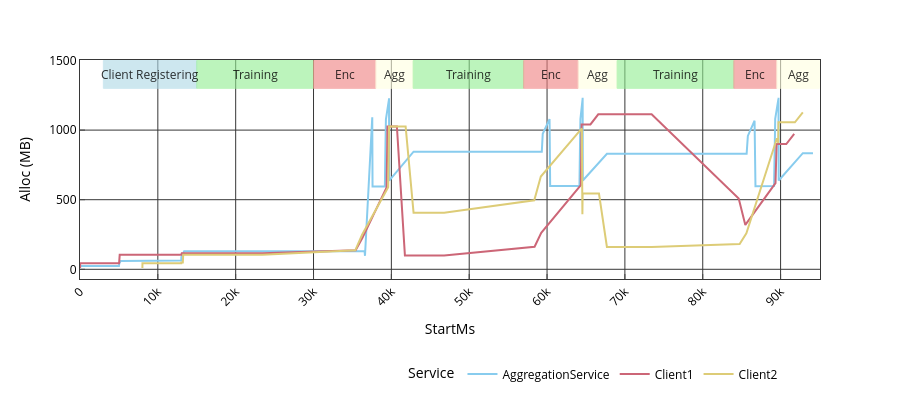

Write notebook code for a chart like this one.
### Code cell
import plotly.express as px
import plotly.graph_objects as go


df = px.data.tips()
fig = px.line(data_joined, x="StartMs", y="Alloc", color='Service', 
             hover_data=["EndTime", "Alloc", "TotalAlloc", "Service"], labels={"EndTime": "Time", "Service": "Service", "Alloc": "Alloc (MB)"}, color_discrete_sequence=px.colors.qualitative.Safe,
             height=400)

def add_rect_annotation(rect, text, color="lightblue", opacity=0.6):
    """Add a rectangle and annotation to the figure."""
    fig.add_shape(
        type="rect", x0=rect[0], y0=rect[1], x1=rect[2], y1=rect[3],
        fillcolor=color, opacity=opacity,
        line=dict(color=color, width=1),
    )
    fig.add_annotation(
        x=rect[0] + (rect[2]-rect[0])/2,  # Center of the rectangle
        y=rect[1] + (rect[3]-rect[1])/2,  # Position above the rectangle
        text=text,
        showarrow=False,
        font=dict(size=12, color="black"),
        opacity=0.8
    )

y_coor = (1300, 1500)

add_rect_annotation((3000, y_coor[0], 15000, y_coor[1]), "Client Registering", color="lightblue")
add_rect_annotation((15000, y_coor[0], 30000, y_coor[1]), "Training", color="lightgreen")
add_rect_annotation((30000, y_coor[0], 38000, y_coor[1]), "Enc", color="lightcoral")
add_rect_annotation((38000, y_coor[0], 42800, y_coor[1]), "Agg", color="lightyellow")
add_rect_annotation((42800, y_coor[0], 57000, y_coor[1]), "Training", color="lightgreen")
add_rect_annotation((57000, y_coor[0], 64000, y_coor[1]), "Enc", color="lightcoral")
add_rect_annotation((64000, y_coor[0], 69000, y_coor[1]), "Agg", color="lightyellow")
add_rect_annotation((69000, y_coor[0], 84000, y_coor[1]), "Training", color="lightgreen")
add_rect_annotation((84000, y_coor[0], 89500, y_coor[1]), "Enc", color="lightcoral")
add_rect_annotation((89500, y_coor[0], 95000, y_coor[1]), "Agg", color="lightyellow")
fig.show()
fig.write_image("./imgs/memoryUsage.png", width=1200, height=400, scale=4)

### Figure 1 — Plotly figure (JSON) as saved in the notebook; plotly's stock layout.template omitted (floating-point values rounded to 4 significant figures; data arrays with more than 128 entries replaced by an {"elided": "..."} marker saying what was removed)
{"data": [{"customdata": {"elided": "61x3 mixed values"}, "hovertemplate": "Service=%{customdata[2]}<br>StartMs=%{x}<br>Alloc (MB)=%{y}<br>Time=%{customdata[0]}<br>TotalAlloc=%{customdata[1]}<extra></extra>", "legendgroup": "AggregationService", "line": {"color": "rgb(136, 204, 238)", "dash": "solid"}, "marker": {"symbol": "circle"}, "mode": "lines", "name": "AggregationService", "orientation": "v", "showlegend": true, "type": "scatter", "x": [0.0, 2.65, 4161.0, 5001.0, 5029.0, 5031.0, 5224.0, 8005.0, 8007.0, 9161.0, 13010.0, 13020.0, 13020.0, 13380.0, 14170.0, 19170.0, 24160.0, 29160.0, 34160.0, 36560.0, 36610.0, 37550.0, 37580.0, 39160.0, 39240.0, 39300.0, 39700.0, 39700.0, 39720.0, 42850.0, 44160.0, 49160.0, 54160.0, 59160.0, 59330.0, 59440.0, 60320.0, 60400.0, 64160.0, 64230.0, 64290.0, 64570.0, 64570.0, 64600.0, 67690.0, 69160.0, 74160.0, 79160.0, 84160.0, 85640.0, 85800.0, 86660.0, 86770.0, 89160.0, 89250.0, 89310.0, 89730.0, 89730.0, 89760.0, 92860.0, 94160.0], "xaxis": "x", "y": [25, 23, 23, 23, 34, 41, 59, 59, 63, 63, 63, 75, 88, 129, 129, 129, 129, 129, 129, 129, 97, 1092, 594, 594, 890, 1077, 1223, 1229, 637, 845, 845, 845, 845, 845, 845, 973, 1079, 598, 598, 894, 1080, 1226, 1233, 638, 830, 830, 830, 830, 830, 830, 958, 1067, 597, 598, 894, 1080, 1226, 1233, 638, 834, 834], "yaxis": "y"}, {"customdata": {"elided": "53x3 mixed values"}, "hovertemplate": "Service=%{customdata[2]}<br>StartMs=%{x}<br>Alloc (MB)=%{y}<br>Time=%{customdata[0]}<br>TotalAlloc=%{customdata[1]}<extra></extra>", "legendgroup": "Client1", "line": {"color": "rgb(204, 102, 119)", "dash": "solid"}, "marker": {"symbol": "circle"}, "mode": "lines", "name": "Client1", "orientation": "v", "showlegend": true, "type": "scatter", "x": [13.19, 21.54, 5025.0, 5026.0, 5026.0, 5030.0, 5031.0, 5046.0, 5060.0, 5063.0, 5100.0, 13010.0, 13010.0, 13010.0, 13020.0, 13020.0, 13030.0, 13040.0, 13040.0, 13080.0, 23440.0, 23440.0, 35410.0, 36290.0, 39390.0, 39460.0, 39500.0, 39500.0, 39700.0, 40710.0, 41740.0, 46780.0, 46780.0, 58400.0, 59250.0, 64340.0, 64410.0, 64440.0, 64440.0, 64570.0, 65570.0, 66580.0, 73430.0, 73430.0, 84620.0, 85470.0, 89350.0, 89460.0, 89490.0, 89490.0, 89730.0, 90740.0, 91750.0], "xaxis": "x", "y": [9, 44, 44, 49, 49, 49, 53, 53, 84, 84, 104, 104, 109, 109, 109, 113, 113, 112, 112, 116, 116, 116, 136, 226, 589, 878, 1026, 1026, 1026, 1026, 100, 100, 100, 162, 262, 604, 893, 1041, 1041, 1041, 1041, 1113, 1113, 1113, 509, 319, 619, 752, 900, 900, 900, 900, 973], "yaxis": "y"}, {"customdata": {"elided": "44x3 mixed values"}, "hovertemplate": "Service=%{customdata[2]}<br>StartMs=%{x}<br>Alloc (MB)=%{y}<br>Time=%{customdata[0]}<br>TotalAlloc=%{customdata[1]}<extra></extra>", "legendgroup": "Client2", "line": {"color": "rgb(221, 204, 119)", "dash": "solid"}, "marker": {"symbol": "circle"}, "mode": "lines", "name": "Client2", "orientation": "v", "showlegend": true, "type": "scatter", "x": [8016.0, 8024.0, 13010.0, 13010.0, 13010.0, 13020.0, 13020.0, 13210.0, 13220.0, 13220.0, 13260.0, 23440.0, 23440.0, 35360.0, 36240.0, 39590.0, 39670.0, 39700.0, 39700.0, 39700.0, 41830.0, 42850.0, 46780.0, 46780.0, 58360.0, 59200.0, 64470.0, 64540.0, 64570.0, 64570.0, 64570.0, 66670.0, 67690.0, 73430.0, 73430.0, 84740.0, 85610.0, 89530.0, 89700.0, 89730.0, 89730.0, 89730.0, 91840.0, 92860.0], "xaxis": "x", "y": [9, 44, 44, 44, 44, 44, 49, 49, 84, 84, 104, 104, 104, 136, 248, 589, 878, 1026, 1026, 1026, 1026, 407, 407, 407, 496, 666, 1012, 395, 543, 543, 544, 544, 161, 161, 161, 181, 259, 941, 908, 1056, 1056, 1056, 1056, 1128], "yaxis": "y"}], "layout": {"annotations": [{"font": {"color": "black", "size": 12}, "opacity": 0.8, "showarrow": false, "text": "Client Registering", "x": 9000, "y": 1400}, {"font": {"color": "black", "size": 12}, "opacity": 0.8, "showarrow": false, "text": "Training", "x": 22500, "y": 1400}, {"font": {"color": "black", "size": 12}, "opacity": 0.8, "showarrow": false, "text": "Enc", "x": 34000, "y": 1400}, {"font": {"color": "black", "size": 12}, "opacity": 0.8, "showarrow": false, "text": "Agg", "x": 40400, "y": 1400}, {"font": {"color": "black", "size": 12}, "opacity": 0.8, "showarrow": false, "text": "Training", "x": 49900, "y": 1400}, {"font": {"color": "black", "size": 12}, "opacity": 0.8, "showarrow": false, "text": "Enc", "x": 60500, "y": 1400}, {"font": {"color": "black", "size": 12}, "opacity": 0.8, "showarrow": false, "text": "Agg", "x": 66500, "y": 1400}, {"font": {"color": "black", "size": 12}, "opacity": 0.8, "showarrow": false, "text": "Training", "x": 76500, "y": 1400}, {"font": {"color": "black", "size": 12}, "opacity": 0.8, "showarrow": false, "text": "Enc", "x": 86750, "y": 1400}, {"font": {"color": "black", "size": 12}, "opacity": 0.8, "showarrow": false, "text": "Agg", "x": 92250, "y": 1400}], "height": 400, "legend": {"title": {"text": "Service"}, "tracegroupgap": 0}, "margin": {"t": 60}, "shapes": [{"fillcolor": "lightblue", "line": {"color": "lightblue", "width": 1}, "opacity": 0.6, "type": "rect", "x0": 3000, "x1": 15000, "y0": 1300, "y1": 1500}, {"fillcolor": "lightgreen", "line": {"color": "lightgreen", "width": 1}, "opacity": 0.6, "type": "rect", "x0": 15000, "x1": 30000, "y0": 1300, "y1": 1500}, {"fillcolor": "lightcoral", "line": {"color": "lightcoral", "width": 1}, "opacity": 0.6, "type": "rect", "x0": 30000, "x1": 38000, "y0": 1300, "y1": 1500}, {"fillcolor": "lightyellow", "line": {"color": "lightyellow", "width": 1}, "opacity": 0.6, "type": "rect", "x0": 38000, "x1": 42800, "y0": 1300, "y1": 1500}, {"fillcolor": "lightgreen", "line": {"color": "lightgreen", "width": 1}, "opacity": 0.6, "type": "rect", "x0": 42800, "x1": 57000, "y0": 1300, "y1": 1500}, {"fillcolor": "lightcoral", "line": {"color": "lightcoral", "width": 1}, "opacity": 0.6, "type": "rect", "x0": 57000, "x1": 64000, "y0": 1300, "y1": 1500}, {"fillcolor": "lightyellow", "line": {"color": "lightyellow", "width": 1}, "opacity": 0.6, "type": "rect", "x0": 64000, "x1": 69000, "y0": 1300, "y1": 1500}, {"fillcolor": "lightgreen", "line": {"color": "lightgreen", "width": 1}, "opacity": 0.6, "type": "rect", "x0": 69000, "x1": 84000, "y0": 1300, "y1": 1500}, {"fillcolor": "lightcoral", "line": {"color": "lightcoral", "width": 1}, "opacity": 0.6, "type": "rect", "x0": 84000, "x1": 89500, "y0": 1300, "y1": 1500}, {"fillcolor": "lightyellow", "line": {"color": "lightyellow", "width": 1}, "opacity": 0.6, "type": "rect", "x0": 89500, "x1": 95000, "y0": 1300, "y1": 1500}], "xaxis": {"anchor": "y", "domain": [0, 1], "title": {"text": "StartMs"}}, "yaxis": {"anchor": "x", "domain": [0, 1], "title": {"text": "Alloc (MB)"}}}}
